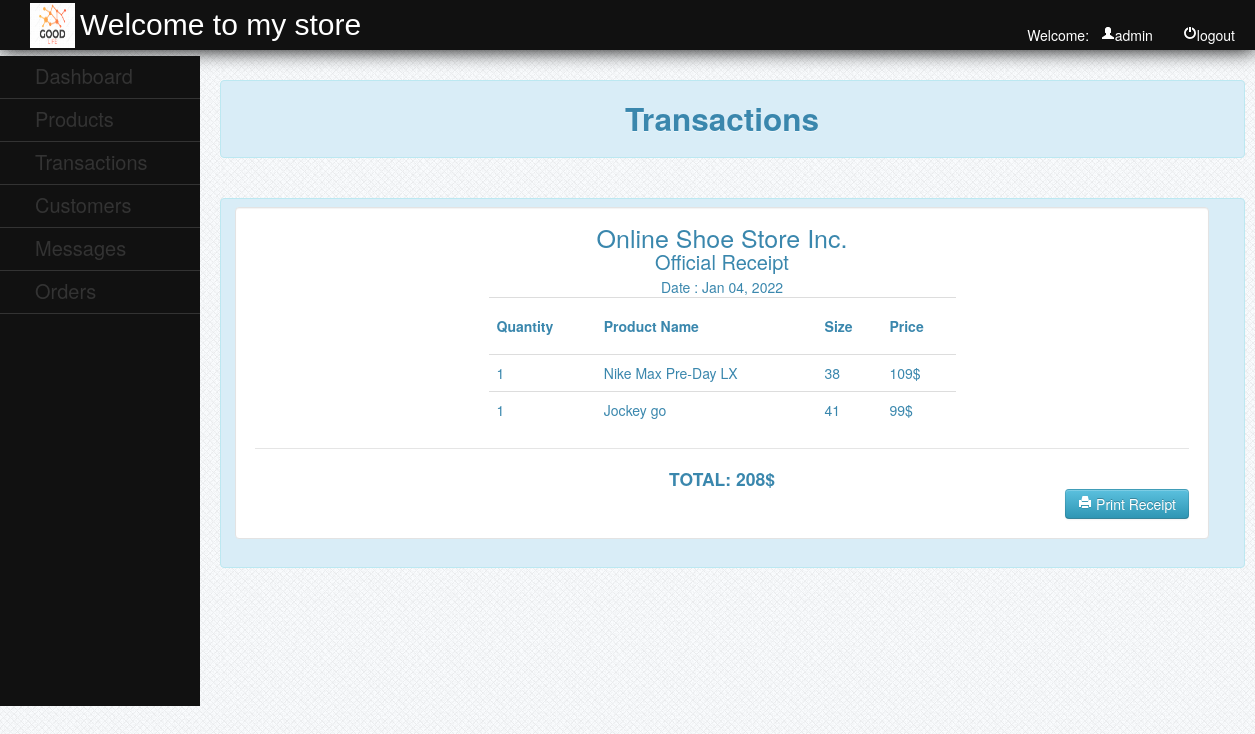
The app's page /admin/receipt.php?tid=33 (signed in) with its own data.
### tables this page shows
CREATE TABLE `transaction_detail` (
  `transacton_detail_id` int(11) NOT NULL,
  `product_id` int(11) NOT NULL,
  `order_qty` int(11) NOT NULL,
  `transaction_id` int(11) NOT NULL
);

CREATE TABLE `product` (
  `product_id` int(11) NOT NULL,
  `product_name` varchar(50) NOT NULL,
  `product_price` varchar(50) NOT NULL,
  `product_size` varchar(50) NOT NULL,
  `product_image` varchar(500) NOT NULL,
  `brand` varchar(100) NOT NULL,
  `category` varchar(50) NOT NULL
);

CREATE TABLE `transaction` (
  `transaction_id` int(11) NOT NULL,
  `customerid` int(11) NOT NULL,
  `amount` int(11) NOT NULL,
  `order_stat` varchar(100) NOT NULL,
  `order_date` varchar(50) NOT NULL
);

### admin/receipt.php (the view, shortened to what this page needs)
<?php
	include("../database/dbconn.php");
?>
<!DOCTYPE html>
<html>
<head>
	<link rel = "stylesheet" type = "text/css" href="../css/style.css" media="all">
	<link rel="stylesheet" type="text/css" href="../css/bootstrap.css">
		<link href="../facefiles/facebox.css" media="screen" rel="stylesheet" type="text/css" />
</head>
<body>
	<div id="header" style="position:fixed;">
		<img src="../img/logo.png">
		<label>Welcome to my store</label>
			<?php
				$id = (int) $_SESSION['id'];
					$query = $conn->query ("SELECT * FROM admin WHERE adminid = '$id' ") or die (mysqli_error());
					$fetch = $query->fetch_array ();
			?>
			<ul>
				<li><a href="../function/admin_logout.php"><i class="icon-off icon-white"></i>logout</a></li>
				<li>Welcome:&nbsp;&nbsp;&nbsp;<i class="icon-user icon-white"></i><?php echo $fetch['username']; ?></a></li>
			</ul>
	</div>
	<br>
	<div id="leftnav">
		<ul>
			<li><a href="admin_home.php" style="color:#333;">Dashboard</a></li>
			<li><a href="admin_home.php">Products</a>
			</li>
			<li><a href="transaction.php">Transactions</a></li>
			<li><a href="customer.php">Customers</a></li>
			<li><a href="message.php">Messages</a></li>
			<li><a href="order.php">Orders</a></li>
		</ul>
	</div>
	<div id="rightcontent" style="position:absolute; top:10%;">
			<div class="alert alert-info"><center><h2>Transactions	</h2></center></div>
			<br />
			<div class="alert alert-info">
			<form method="post" class="well"  style="background-color:#fff; overflow:hidden;">
	<div id="printablediv">
	<center>
	<table class="table" style="width:50%;">
	<label style="font-size:25px;">Online Shoe Store Inc.</label>
	<label style="font-size:20px;">Official Receipt</label>
		<tr>
			<th><h5>Quantity</h5></td>
			<th><h5>Product Name</h5></td>
			<th><h5>Size</h5></td>
			<th><h5>Price</h5></td>
		</tr>
		<?php
		$t_id = $_GET['tid'];
		$query = $conn->query("SELECT * FROM transaction WHERE transaction_id = '$t_id'") or die (mysqli_error());
		$fetch = $query->fetch_array();
		$amnt = $fetch['amount'];
		$query2 = $conn->query("SELECT * FROM transaction_detail LEFT JOIN product ON product.product_id = transaction_detail.product_id WHERE transaction_detail.transaction_id = '$t_id'") or die (mysqli_error());
		while($row = $query2->fetch_array()){
		$pname = $row['product_name'];
		$psize = $row['product_size'];
		$pprice = $row['product_price'];
		$oqty = $row['order_qty'];
		echo "<tr>";
		echo "<td>".$oqty."</td>";
		echo "<td>".$pname."</td>";
		echo "<td>".$psize."</td>";
		echo "<td>".$pprice."$</td>";
		echo "</tr>";
		}
		?>
	</table>
	<legend></legend>
	<h4>TOTAL: <?php echo $amnt."$"; ?></h4>
	</center>
	</div>
	<div class='pull-right'>
	<div class="add"><a onclick="javascript:printDiv('printablediv')" name="print" style="cursor:pointer;" class="btn btn-info"><i class="icon-white icon-print"></i> Print Receipt</a></div>
	</div>
	</form>
			</div>
			</div>
</body>
</html>

### css/style.css (style rules this page uses)
body { background:url(../images/bg.png) repeat scroll left top #e7ebf2; }
#header { height:50px; width:100%; background-color:#111; color:#fff; text-indent:10px; -webkit-box-shadow:0px 0px 20px 0px black; -moz-box-shadow:0px 0px 20px 0px black; box-shadow:0px 0px 20px 0px black; }
#header img { position:absolute; height:45px; width:45px; margin-left:20px; margin-top:2.5px; }
#header label { position:relative; top:15px; color:#fff; text-indent:80px; font-size:30px; clear:both; font-family:arial; }
#header ul { list-style-type:none; position:relative; }
#header ul li { display:inline; position:relative; float:right; margin-right:20px; }
#header ul li a { text-decoration:none; color:#fff; }
#leftnav { position:fixed; background-color:#111; width:200px; top:7%; height:650px; }
#leftnav ul { list-style-type:none; text-indent:35px; right:25px; position:relative; }
#leftnav ul li { border-bottom:1px solid #333; padding-top:10px; padding-bottom:10px; width:200px; }
#leftnav ul li a { text-decoration:none; color:#333; font-size:20px; }
#rightcontent { position:relative; width:1025px; top:50px; left:220px; z-index:-99999; }

### records on screen
transaction_detail: order_qty "1", product.product_name "Nike Max Pre-Day LX", product.product_size "38", product.product_price "109"
transaction_detail: order_qty "1", product.product_name "Jockey go", product.product_size "41", product.product_price "99"
transaction: amount "208"

### other values on screen
$fetch['username'] "admin"
